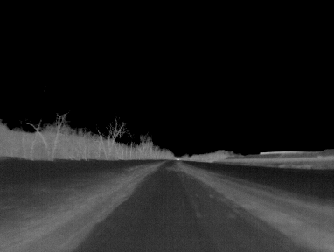
#> input picture thermal_mono_screenshot_31.10.2018.png, 334 x 252 px
$ python bird_eye.py
#> lines starting #> are read from the running program, lines starting #| are printed output that depends on the picture
import cv2
import numpy as np
import matplotlib.pyplot as plt

IMAGE_H = 251
IMAGE_W = 333
IMAGE_UP = 180

src = np.float32([[0, IMAGE_H-IMAGE_UP], [IMAGE_W, IMAGE_H-IMAGE_UP], [0, 0], [IMAGE_W, 0]])# もと画像から抽出する範囲
dst = np.float32([[150, IMAGE_H], [182, IMAGE_H], [0, 0], [IMAGE_W, 0]])# 目標描画形状
M = cv2.getPerspectiveTransform(src, dst) # The transformation matrix
Minv = cv2.getPerspectiveTransform(dst, src) # Inverse transformation

# Read the test img
img = cv2.imread('./thermal_mono_screenshot_31.10.2018.png')
#> img is the input picture: shape (252, 334, 3); min 0, max 197, mean 31.8
img = img[IMAGE_UP:IMAGE_H, 0:IMAGE_W] # Apply np slicing for ROI crop
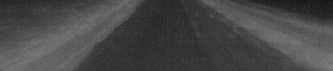
#> img: shape (71, 333, 3); min 18, max 129, mean 71.3
warped_img = cv2.warpPerspective(img, M, (IMAGE_W, IMAGE_H-IMAGE_UP)) # Image warping
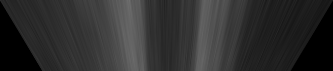
#> warped_img: shape (71, 333, 3); min 0, max 110, mean 46.7
#plt.imshow(cv2.cvtColor(warped_img, cv2.COLOR_BGR2RGB)) # Show results
#plt.show()

def nothing(x):
  pass


cv2.namedWindow("img", cv2.WINDOW_NORMAL)
cv2.createTrackbar("bottom", "img", 0, (int)(IMAGE_W/2), nothing)

while (True):
  if cv2.waitKey(1) & 0xFF == ord("q"):
#> (key q is pressed here)
      break
  v = cv2.getTrackbarPos("bottom", "img")
  dst = np.float32([[v, IMAGE_H],
                    [IMAGE_W-v, IMAGE_H],
                    [0, 0], [IMAGE_W, 0]])  # 目標描画形状更新
  M=cv2.getPerspectiveTransform(src,dst)
  warped_img = cv2.warpPerspective(img, M, (IMAGE_W, IMAGE_H))  # Image warping
  cv2.imshow("img", warped_img)

cv2.imwrite('bird_eye.png', warped_img)
